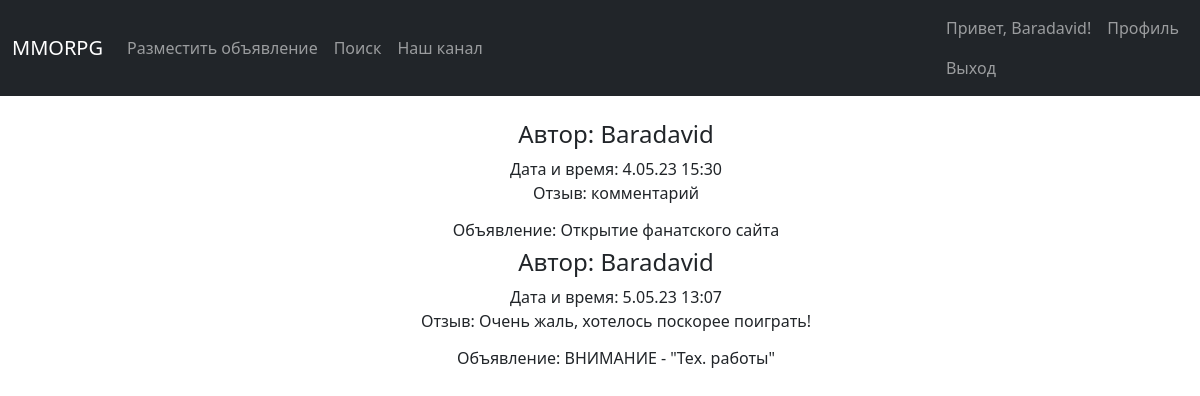
Screenshot of /replies/ (signed in) with the database file from the repository.
### billboard/models.py (models this page shows, shortened)
class Reply(models.Model):  # модель "Отклик"
    reply_user = models.ForeignKey(User, on_delete=models.CASCADE, verbose_name='Автор комментария', blank=True, null=True)  # связь с Пользователем
    reply_post = models.ForeignKey(Post, on_delete=models.CASCADE, verbose_name='Статья', blank=True, null=True, related_name='relpy_post')  # связь с Объявлением
    text = models.TextField(verbose_name='Текст комментария')  # в Отклике может быть только текст
    reply_date_creation = models.DateTimeField(auto_now=True)
    status = models.BooleanField(verbose_name='status_reply', default=False)
    objects = StatusRelpy()

class Post(models.Model):  # модель "Объявления"
    title = models.CharField(max_length=128,
                             unique=True,
                             error_messages='Новость с таким заголовком уже есть',
                             blank=False,
                             )
    text = models.TextField()
    date_creation = models.DateTimeField(auto_now_add=True)
    author = models.ForeignKey(User, on_delete=models.CASCADE)
    post_category = models.ManyToManyField(Category, through='PostCategory')
    content = models.FileField(upload_to='media/', blank=True)

### billboard/views.py (the view)
# urls.py: path('replies/', ReplyList.as_view(), name='replies'),
class ReplyList(ListView):
    model = Reply
    template_name = 'replies.html'
    context_object_name = 'replies'
    def get_context_data(self, **kwargs):
        context = super().get_context_data(**kwargs)
        context['user_reply'] = Reply.objects.filter(reply_user__id=self.request.user.id)
        return context

### billboard/models.py (called while the page is built)
    def get_queryset(self):
        return super().get_queryset().filter(Q(status=False, reply_user=get_current_user())
                                             | Q(status=False, reply_post__author=get_current_user())
                                             | Q(status=True))

### templates/replies.html
{% extends 'flatpages/default.html' %}
{% load custom_filters %}
{% block content %}
<br>
<ul>
        {% if replies %}
            {% for reply in replies %}
                <h4>Автор: {{ request.user }}</h4>
                <time>Дата и время: {{ reply.reply_date_creation|date:'j.m.y H:i' }}</time>
                <p>Отзыв: {{ reply.text }}</p>
                <h6>Объявление: {{ reply.reply_post.title }}</h6>
            {% endfor %}
        {% else %}
        Откликов пока не создано!
        {% endif %}
</ul>
{% endblock %}

### templates/flatpages/default.html (shortened to what this page needs)
<!DOCTYPE html>
<html lang="en">
    <head>
        {% load static %}
        <link href="{% static 'css/styles.css' %}" rel="stylesheet" />
    </head>
    <body>
        <nav class="navbar navbar-expand-lg navbar-dark bg-dark static-top">
            <div class="container">
                <a class="navbar-brand" href="/post">MMORPG</a>
                <div class="collapse navbar-collapse" id="navbarResponsive">
                    <ul class="navbar-nav ml-auto">
                        <li class="nav-item">
                            <a class="nav-link" href="/post/create">Разместить объявление</a>
                        </li>
                        <li class="nav-item">
                            <a class="nav-link" href="/post/search">Поиск</a>
                        </li>
                        <li>
                            <a class="nav-link" href="https://www.youtube.com/watch?v=dQw4w9WgXcQ">Наш канал</a>
                        </li>
                    </ul>
                </div>
            </div>
            <div class="container" style="width: 350px">
    <div class="navbar-collapse collapse" id="navbarNav">
            <ul class="nav navbar-nav ml-auto">
                <li class="nav-item active">
                    {% if user.is_authenticated %}
                    <a class="nav-link">Привет, {{ request.user.username }}!</a>
                    {% endif %}
                </li>
                <li class="nav-item active">
                    {% if user.is_authenticated %}
                    <a class="nav-link" href="{% url 'index' %}">Профиль</a>
                    {% else %}
                    <a class="nav-link" href="{% url 'login' %}">Вход</a>
                    {% endif %}
                </li>
                <li class="nav-item active">
                    {% if user.is_authenticated %}
                    <a class="nav-link" href="{% url 'logout' %}">Выход</a>
                    {% endif %}
                </li>
            </ul>
        </div>
    </div>
        </nav>
        <div class="container">
            <div class="row">
                <div class="col-lg-12 text-center">
                    {% block content %}{% endblock content %}
                </div>
            </div>
            </div>
    </body>
</html>

### rows the page displays
Reply: reply_date_creation "4.05.23 15:30", text "комментарий", reply_post "Открытие фанатского сайта"
Reply: reply_date_creation "5.05.23 13:07", text "Очень жаль, хотелось поскорее поиграть!", reply_post "ВНИМАНИЕ - \"Тех. работы\""

### other values shown
{{ request.user.username }} "Baradavid"
{{ request.user }} "Baradavid"
